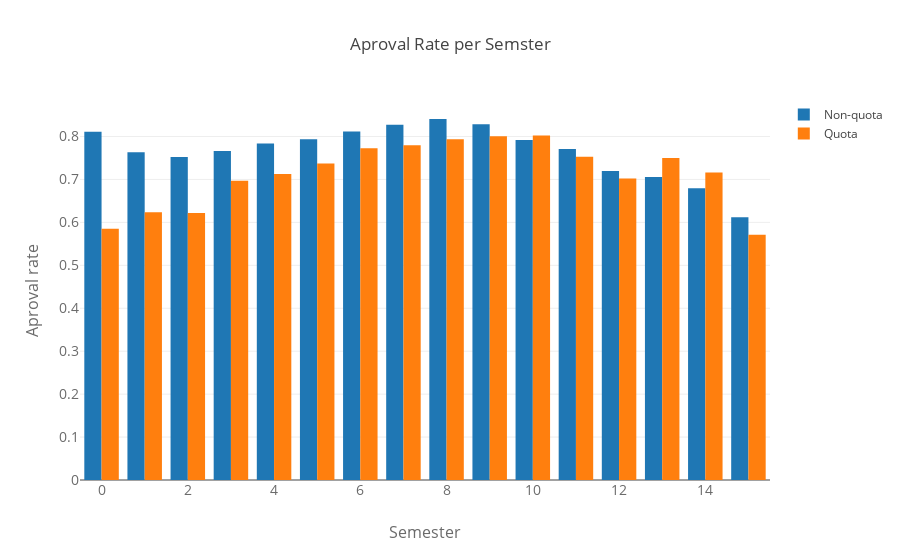

Notebook cell for this chart:
### Code cell
dataNaoCotista = go.Bar(
        x = desempenhoNaoCostista['semestre'],
        y = desempenhoNaoCostista['desempenho'],
        name='Non-quota'
    )


dataCotista = go.Bar(
        x = desempenhoCotista['semestre'],
        y = desempenhoCotista['desempenho'],
        name='Quota'
    )

data = [dataNaoCotista, dataCotista]
layout = go.Layout(
    title='Aproval Rate per Semster',
    xaxis=dict(
        title='Semester',
        titlefont=dict(
            size=16,
            color='rgb(107, 107, 107)'
        ),
        tickfont=dict(
            size=14,
            color='rgb(107, 107, 107)'
        )
    ),
    yaxis=dict(
        title='Aproval rate',
        titlefont=dict(
            size=16,
            color='rgb(107, 107, 107)'
        ),
        tickfont=dict(
            size=14,
            color='rgb(107, 107, 107)'
        )
    ),
    barmode='group'
)
fig = go.Figure(data=data, layout=layout)
py.iplot(fig, filename='dados')

### Figure 1 — Plotly figure (JSON) as saved in the notebook; plotly's stock layout.template omitted (floating-point values rounded to 4 significant figures)
{"data": [{"name": "Non-quota", "type": "bar", "uid": "2e0a2ab9-6755-4460-88e9-8538b8460d7e", "x": [0, 1, 2, 3, 4, 5, 6, 7, 8, 9, 10, 11, 12, 13, 14, 15], "y": [0.811, 0.7636, 0.7522, 0.7662, 0.7834, 0.7934, 0.8118, 0.8275, 0.8408, 0.8283, 0.7917, 0.7706, 0.7198, 0.7057, 0.6793, 0.6117]}, {"name": "Quota", "type": "bar", "uid": "b3c9e66d-4d4a-4a36-947a-0abe6f3d0198", "x": [0, 1, 2, 3, 4, 5, 6, 7, 8, 9, 10, 11, 12, 13, 14, 15], "y": [0.5853, 0.6234, 0.622, 0.6971, 0.7128, 0.7372, 0.7728, 0.7796, 0.7938, 0.8007, 0.8025, 0.7531, 0.702, 0.75, 0.7164, 0.5714]}], "layout": {"barmode": "group", "title": {"text": "Aproval Rate per Semster"}, "xaxis": {"tickfont": {"color": "rgb(107, 107, 107)", "size": 14}, "title": {"font": {"color": "rgb(107, 107, 107)", "size": 16}, "text": "Semester"}}, "yaxis": {"tickfont": {"color": "rgb(107, 107, 107)", "size": 14}, "title": {"font": {"color": "rgb(107, 107, 107)", "size": 16}, "text": "Aproval rate"}}}}
